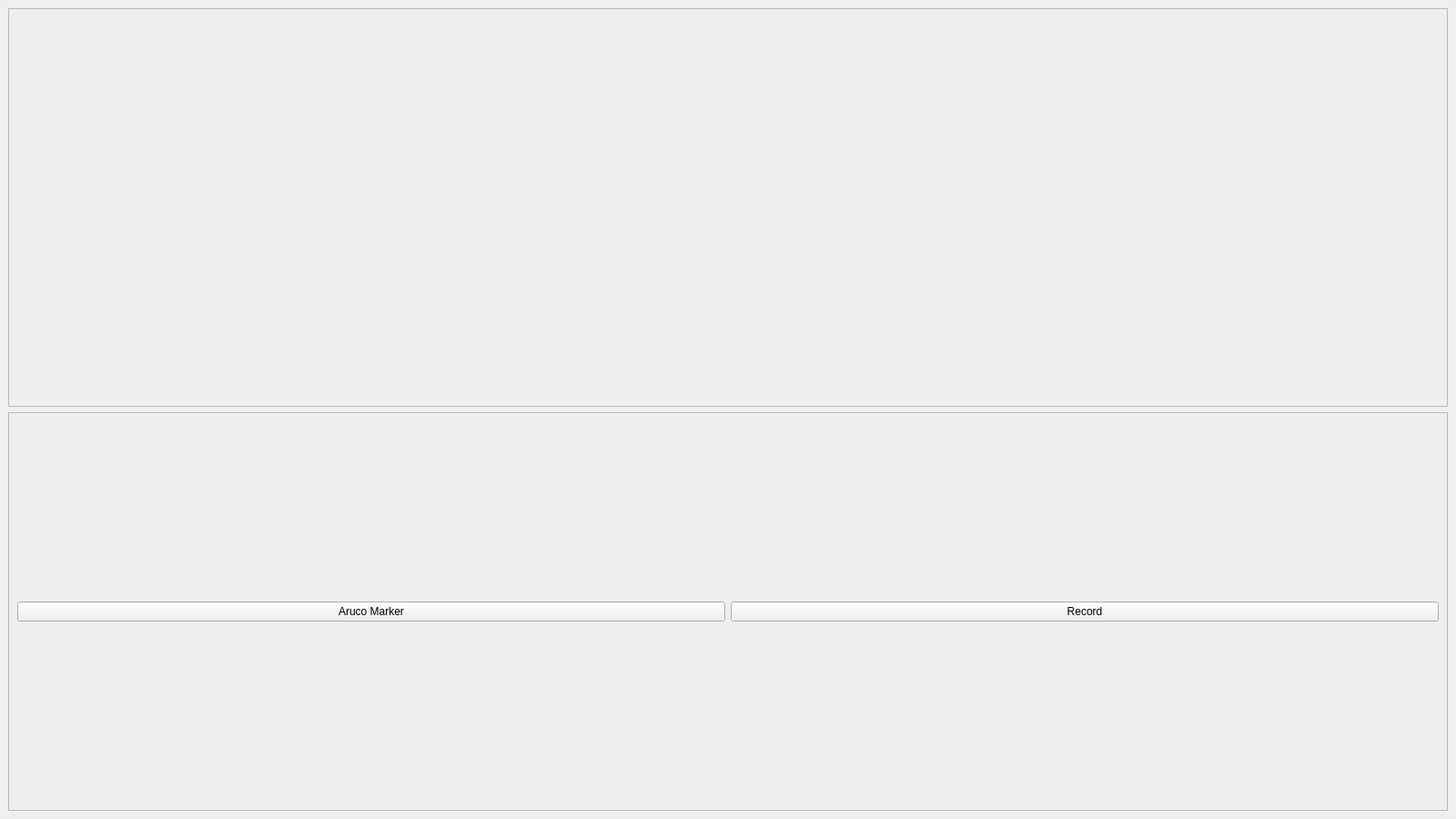
<?xml version="1.0" encoding="UTF-8"?>
<ui version="4.0">
 <class>MainWindow</class>
 <widget class="QMainWindow" name="MainWindow">
  <property name="geometry">
   <rect>
    <x>0</x>
    <y>0</y>
    <width>1600</width>
    <height>900</height>
   </rect>
  </property>
  <property name="windowTitle">
   <string>MainWindow</string>
  </property>
  <widget class="QWidget" name="centralwidget">
   <layout class="QVBoxLayout" name="verticalLayout_main">
    <item>
     <widget class="QFrame" name="cameraFrame">
      <property name="frameShape">
       <enum>QFrame::StyledPanel</enum>
      </property>
      <property name="frameShadow">
       <enum>QFrame::Raised</enum>
      </property>
      <layout class="QVBoxLayout" name="verticalLayout_camera">
       <item>
        <widget class="QLabel" name="camera">
         <property name="text">
          <string/>
         </property>
         <property name="alignment">
          <set>Qt::AlignCenter</set>
         </property>
        </widget>
       </item>
      </layout>
     </widget>
    </item>
    <item>
     <widget class="QFrame" name="buttonFrame">
      <property name="frameShape">
       <enum>QFrame::StyledPanel</enum>
      </property>
      <property name="frameShadow">
       <enum>QFrame::Raised</enum>
      </property>
      <layout class="QHBoxLayout" name="horizontalLayout_buttons">
       <item>
        <widget class="QPushButton" name="saveFrame">
         <property name="text">
          <string>Aruco Marker</string>
         </property>
        </widget>
       </item>
       <item>
        <widget class="QPushButton" name="record">
         <property name="text">
          <string>Record</string>
         </property>
        </widget>
       </item>
      </layout>
     </widget>
    </item>
   </layout>
  </widget>
 </widget>
 <resources/>
 <connections/>
</ui>
